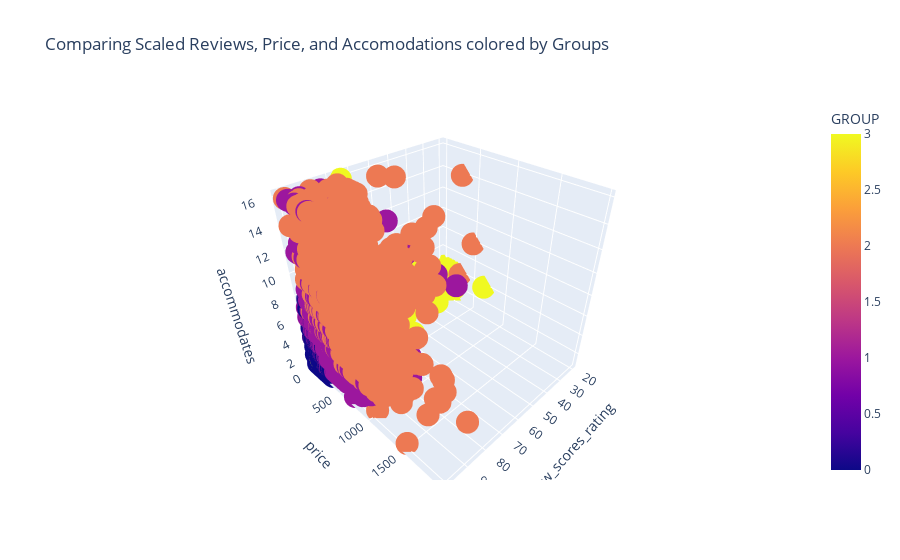

Notebook code cell kept with this figure:
### Code cell
import plotly.express as px

fig = px.scatter_3d(pdata, x='review_scores_rating', y='price', z='accommodates', color='GROUP', title="Comparing Scaled Reviews, Price, and Accomodations colored by Groups")
fig.show()

### Figure 1 — Plotly figure (JSON) as saved in the notebook; plotly's stock layout.template omitted (floating-point values rounded to 4 significant figures; data arrays with more than 128 entries replaced by an {"elided": "..."} marker saying what was removed)
{"data": [{"hovertemplate": "review_scores_rating=%{x}<br>price=%{y}<br>accommodates=%{z}<br>GROUP=%{marker.color}<extra></extra>", "legendgroup": "", "marker": {"color": {"elided": "23686 int values"}, "coloraxis": "coloraxis", "symbol": "circle"}, "mode": "markers", "name": "", "scene": "scene", "showlegend": false, "type": "scatter3d", "x": {"elided": "23686 int values"}, "y": {"elided": "23686 float values"}, "z": {"elided": "23686 int values"}}], "layout": {"coloraxis": {"colorbar": {"title": {"text": "GROUP"}}, "colorscale": [[0, "#0d0887"], [0.1111, "#46039f"], [0.2222, "#7201a8"], [0.3333, "#9c179e"], [0.4444, "#bd3786"], [0.5556, "#d8576b"], [0.6667, "#ed7953"], [0.7778, "#fb9f3a"], [0.8889, "#fdca26"], [1, "#f0f921"]]}, "legend": {"tracegroupgap": 0}, "scene": {"domain": {"x": [0, 1], "y": [0, 1]}, "xaxis": {"title": {"text": "review_scores_rating"}}, "yaxis": {"title": {"text": "price"}}, "zaxis": {"title": {"text": "accommodates"}}}, "title": {"text": "Comparing Scaled Reviews, Price, and Accomodations colored by Groups"}}}
